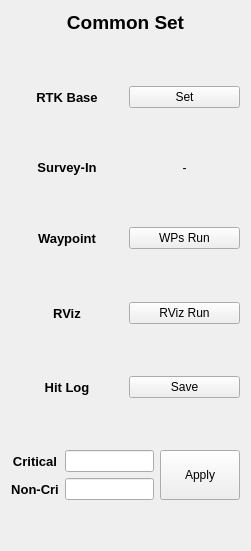
   <widget class="QWidget" name="verticalLayoutWidget">
    <property name="geometry">
     <rect>
      <x>720</x>
      <y>10</y>
      <width>251</width>
      <height>551</height>
     </rect>
    </property>
    <layout class="QVBoxLayout" name="common_set_layout" stretch="0,1,0,0">
     <item>
      <widget class="QLabel" name="common_set_lbl">
       <property name="sizePolicy">
        <sizepolicy hsizetype="Preferred" vsizetype="Preferred">
         <horstretch>0</horstretch>
         <verstretch>0</verstretch>
        </sizepolicy>
       </property>
       <property name="font">
        <font>
         <pointsize>14</pointsize>
         <weight>75</weight>
         <bold>true</bold>
        </font>
       </property>
       <property name="text">
        <string>Common Set</string>
       </property>
       <property name="alignment">
        <set>Qt::AlignCenter</set>
       </property>
      </widget>
     </item>
     <item>
      <layout class="QGridLayout" name="common_grid_box" rowstretch="0,0,0,0,0,0,0,0,0,0,0">
       <item row="6" column="0">
        <spacer name="verticalSpacer_7">
         <property name="orientation">
          <enum>Qt::Vertical</enum>
         </property>
         <property name="sizeHint" stdset="0">
          <size>
           <width>20</width>
           <height>40</height>
          </size>
         </property>
        </spacer>
       </item>
       <item row="2" column="0">
        <spacer name="verticalSpacer_8">
         <property name="orientation">
          <enum>Qt::Vertical</enum>
         </property>
         <property name="sizeHint" stdset="0">
          <size>
           <width>20</width>
           <height>40</height>
          </size>
         </property>
        </spacer>
       </item>
       <item row="0" column="0">
        <spacer name="verticalSpacer_15">
         <property name="orientation">
          <enum>Qt::Vertical</enum>
         </property>
         <property name="sizeHint" stdset="0">
          <size>
           <width>20</width>
           <height>40</height>
          </size>
         </property>
        </spacer>
       </item>
       <item row="1" column="0">
        <widget class="QLabel" name="rtk_set_lbl">
         <property name="sizePolicy">
          <sizepolicy hsizetype="Preferred" vsizetype="Preferred">
           <horstretch>0</horstretch>
           <verstretch>0</verstretch>
          </sizepolicy>
         </property>
         <property name="font">
          <font>
           <pointsize>10</pointsize>
           <weight>75</weight>
           <bold>true</bold>
          </font>
         </property>
         <property name="text">
          <string>RTK Base</string>
         </property>
         <property name="alignment">
          <set>Qt::AlignCenter</set>
         </property>
        </widget>
       </item>
       <item row="10" column="0">
        <spacer name="verticalSpacer_21">
         <property name="orientation">
          <enum>Qt::Vertical</enum>
         </property>
         <property name="sizeHint" stdset="0">
          <size>
           <width>20</width>
           <height>40</height>
          </size>
         </property>
        </spacer>
       </item>
       <item row="3" column="0">
        <widget class="QLabel" name="common_sur_lbl">
         <property name="font">
          <font>
           <pointsize>10</pointsize>
           <weight>75</weight>
           <bold>true</bold>
          </font>
         </property>
         <property name="text">
          <string>Survey-In</string>
         </property>
         <property name="alignment">
          <set>Qt::AlignCenter</set>
         </property>
        </widget>
       </item>
       <item row="7" column="0">
        <widget class="QLabel" name="rviz_lbl">
         <property name="sizePolicy">
          <sizepolicy hsizetype="Preferred" vsizetype="Preferred">
           <horstretch>0</horstretch>
           <verstretch>0</verstretch>
          </sizepolicy>
         </property>
         <property name="font">
          <font>
           <pointsize>10</pointsize>
           <weight>75</weight>
           <bold>true</bold>
          </font>
         </property>
         <property name="text">
          <string>RViz</string>
         </property>
         <property name="alignment">
          <set>Qt::AlignCenter</set>
         </property>
        </widget>
       </item>
       <item row="5" column="0">
        <widget class="QLabel" name="waypoint_lbl">
         <property name="sizePolicy">
          <sizepolicy hsizetype="Preferred" vsizetype="Preferred">
           <horstretch>0</horstretch>
           <verstretch>0</verstretch>
          </sizepolicy>
         </property>
         <property name="font">
          <font>
           <pointsize>10</pointsize>
           <weight>75</weight>
           <bold>true</bold>
          </font>
         </property>
         <property name="text">
          <string>Waypoint</string>
         </property>
         <property name="alignment">
          <set>Qt::AlignCenter</set>
         </property>
        </widget>
       </item>
       <item row="5" column="1">
        <widget class="QPushButton" name="common_wps_btn">
         <property name="text">
          <string>WPs Run</string>
         </property>
        </widget>
       </item>
       <item row="9" column="0">
        <widget class="QLabel" name="mapviz_lbl_2">
         <property name="sizePolicy">
          <sizepolicy hsizetype="Preferred" vsizetype="Preferred">
           <horstretch>0</horstretch>
           <verstretch>0</verstretch>
          </sizepolicy>
         </property>
         <property name="font">
          <font>
           <pointsize>10</pointsize>
           <weight>75</weight>
           <bold>true</bold>
          </font>
         </property>
         <property name="text">
          <string>Hit Log</string>
         </property>
         <property name="alignment">
          <set>Qt::AlignCenter</set>
         </property>
        </widget>
       </item>
       <item row="7" column="1">
        <widget class="QPushButton" name="common_rviz_btn">
         <property name="text">
          <string>RViz Run</string>
         </property>
        </widget>
       </item>
       <item row="3" column="1">
        <widget class="QLabel" name="common_sur_val">
         <property name="text">
          <string>-</string>
         </property>
         <property name="alignment">
          <set>Qt::AlignCenter</set>
         </property>
        </widget>
       </item>
       <item row="9" column="1">
        <widget class="QPushButton" name="common_hit_save_btn">
         <property name="text">
          <string>Save</string>
         </property>
        </widget>
       </item>
       <item row="8" column="0">
        <spacer name="verticalSpacer_10">
         <property name="orientation">
          <enum>Qt::Vertical</enum>
         </property>
         <property name="sizeHint" stdset="0">
          <size>
           <width>20</width>
           <height>40</height>
          </size>
         </property>
        </spacer>
       </item>
       <item row="4" column="0">
        <spacer name="verticalSpacer_13">
         <property name="orientation">
          <enum>Qt::Vertical</enum>
         </property>
         <property name="sizeHint" stdset="0">
          <size>
           <width>20</width>
           <height>40</height>
          </size>
         </property>
        </spacer>
       </item>
       <item row="1" column="1">
        <widget class="QPushButton" name="common_rtk_base_btn">
         <property name="text">
          <string>Set</string>
         </property>
        </widget>
       </item>
      </layout>
     </item>
     <item>
      <layout class="QHBoxLayout" name="count_critical_mnq_hlayout">
       <item>
        <layout class="QGridLayout" name="get_count_val">
         <item row="1" column="0">
          <widget class="QLabel" name="non_critical_lbl">
           <property name="sizePolicy">
            <sizepolicy hsizetype="Preferred" vsizetype="Preferred">
             <horstretch>0</horstretch>
             <verstretch>0</verstretch>
            </sizepolicy>
           </property>
           <property name="font">
            <font>
             <pointsize>10</pointsize>
             <weight>75</weight>
             <bold>true</bold>
            </font>
           </property>
           <property name="text">
            <string>Non-Cri</string>
           </property>
           <property name="alignment">
            <set>Qt::AlignCenter</set>
           </property>
          </widget>
         </item>
         <item row="0" column="0">
          <widget class="QLabel" name="critical_lbl">
           <property name="sizePolicy">
            <sizepolicy hsizetype="Preferred" vsizetype="Preferred">
             <horstretch>0</horstretch>
             <verstretch>0</verstretch>
            </sizepolicy>
           </property>
           <property name="font">
            <font>
             <pointsize>10</pointsize>
             <weight>75</weight>
             <bold>true</bold>
            </font>
           </property>
           <property name="text">
            <string>Critical</string>
           </property>
           <property name="alignment">
            <set>Qt::AlignCenter</set>
           </property>
          </widget>
         </item>
         <item row="0" column="1">
          <widget class="QLineEdit" name="critical_val"/>
         </item>
         <item row="1" column="1">
          <widget class="QLineEdit" name="non_critical_val"/>
         </item>
        </layout>
       </item>
       <item>
        <widget class="QPushButton" name="hit_apply_btn">
         <property name="sizePolicy">
          <sizepolicy hsizetype="Minimum" vsizetype="Preferred">
           <horstretch>0</horstretch>
           <verstretch>0</verstretch>
          </sizepolicy>
         </property>
         <property name="text">
          <string>Apply</string>
         </property>
         <property name="iconSize">
          <size>
           <width>10</width>
           <height>30</height>
          </size>
         </property>
        </widget>
       </item>
      </layout>
     </item>
     <item>
      <spacer name="verticalSpacer_3">
       <property name="orientation">
        <enum>Qt::Vertical</enum>
       </property>
       <property name="sizeHint" stdset="0">
        <size>
         <width>20</width>
         <height>40</height>
        </size>
       </property>
      </spacer>
     </item>
    </layout>
   </widget>
